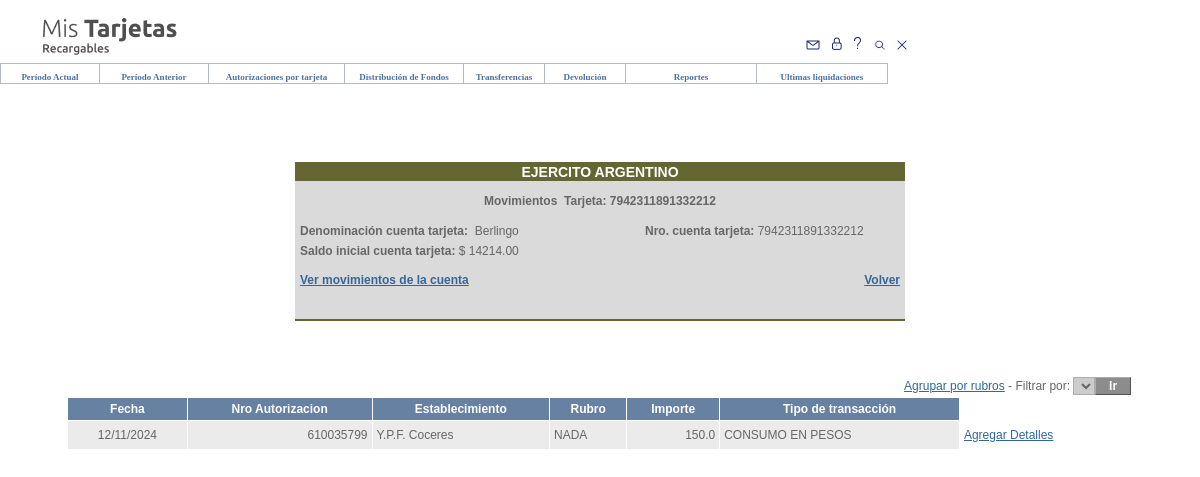
Before: /costcenter/costcenter/detalle_tarjeta_mes_actual/7942311891332212/ (signed in) with the older database file.
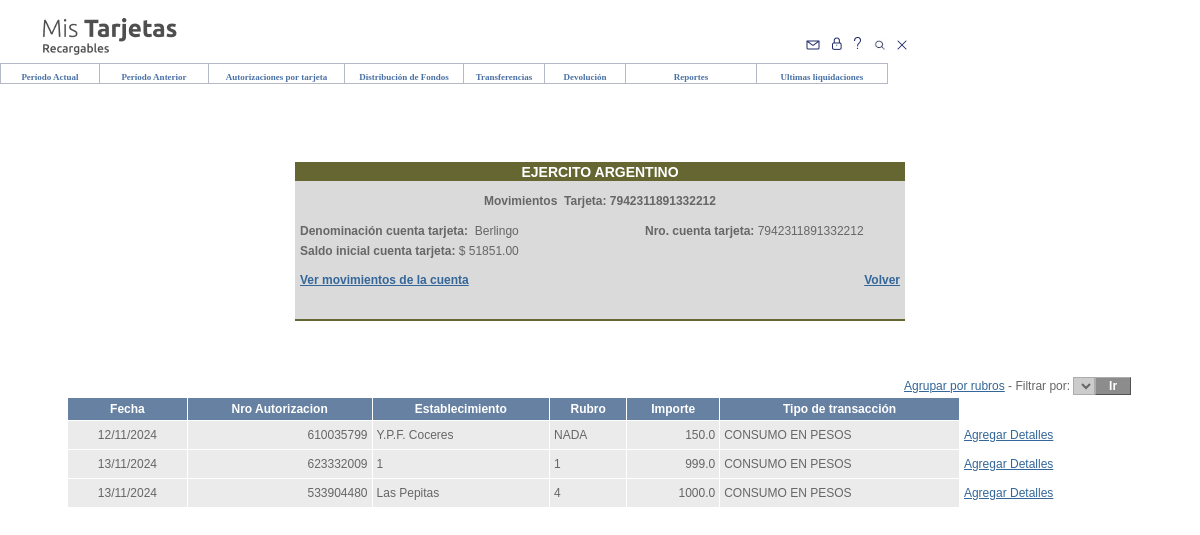
After: the same page with the newer database file.
### costcenter/models.py (models this page shows, shortened)
class Consumo(models.Model):
    card = models.ForeignKey(Cards, on_delete=models.CASCADE)
    consumo_id = models.BigIntegerField(unique=True, primary_key=True,editable=False)
    establecimiento = models.CharField(max_length=30)
    importe = models.FloatField(validators=[MinValueValidator(0)])
    rubro = models.CharField(max_length=30)
    consumo_date = models.DateTimeField(blank=False,null=False)
    tipo_de_gasto = models.CharField(max_length=50,blank=True,null=True)
    cantidad = models.FloatField(blank=True,null=True)
    un_med = models.CharField(max_length=50,blank=True,null=True)
    clase = models.CharField(max_length=50, blank=True, null=True)
    monto_parcial = models.FloatField(blank=True,null=True)
    nro_factura = models.IntegerField(blank=True,null=True)
    nro_movil = models.IntegerField(blank=True,null=True)
    odometro = models.FloatField(blank=True,null=True)
    num_ticket = models.IntegerField(blank=True,null=True)
    class Meta:
        verbose_name = "Consumo"
        verbose_name_plural = "Consumos"

### costcenter/views.py (the view)
# urls.py: path('costcenter/detalle_tarjeta_mes_actual/<int:tarjeta>/', detalle_tarjeta_mes_actual, name='detalle_tarjeta_mes_actual'),
def detalle_tarjeta_mes_actual(request, tarjeta):
    mes_actual = datetime.now().month
    anio_actual = datetime.now().year
    card = get_object_or_404(Cards, card_number=tarjeta, user=request.user)
    consumos = Consumo.objects.filter(
        card=card,
        consumo_date__month=mes_actual,
        consumo_date__year=anio_actual
    )
    total_consumo = consumos.aggregate(total=Sum('importe'))['total'] or 0.0
    saldo_inicial = card.money - total_consumo
    if request.method == 'POST':
        form = ConsumoForm(request.POST)
        if form.is_valid():
            nuevo_consumo = form.save(commit=False)
            nuevo_consumo.card = card
            nuevo_consumo.consumo_date = datetime.now()  # Fecha actual para el nuevo consumo
            nuevo_consumo.save()
            return redirect('detalle_tarjeta_mes_actual', tarjeta=tarjeta)
    else:
        form = ConsumoForm()
    context = {
        'card': card,
        'saldo_inicial': saldo_inicial,
        'consumos': consumos,
        'total_consumo': total_consumo,
        'form': form,
    }
    return render(request, 'costcenter/PeriodoActual/detalle_tarjeta_mes.html', context)

### costcenter/forms.py
class ConsumoForm(forms.ModelForm):
    class Meta:
        model = Consumo
        fields = ['tipo_de_gasto', 'cantidad', 'un_med', 'clase', 'monto_parcial', 'nro_factura', 'nro_movil', 'odometro']

### templates/costcenter/PeriodoActual/detalle_tarjeta_mes.html (shortened to what the changed rows need)
{% extends 'base.html' %}
{% load static %}
{% block body %}
<link href="{% static 'media/styles.css' %}" rel="stylesheet" type="text/css">
<link href="{% static 'media/TablasStyles.css' %}" rel="stylesheet" type="text/css">
            <LINK href="https://prismanet.prismamediosdepago.com/recargables/media/paginator.css" rel="stylesheet" type="text/css">
        <BR><TABLE border="0" cellpadding="0" cellspacing="0" width="100%"><TR><TD><TABLE border="0" cellpadding="0" cellspacing="0" width="100%"><TR><TD height="224" valign="top" width="83%"><BR><BR><TABLE align="center" border="0" cellpadding="0" cellspacing="0" width="610"><TR bgcolor="#B0C0D0"><TD align="left" bgcolor="#B0C0D0" class="TablaRows2" height="20" style="padding-left:5px"><STRONG>Saldo inicial cuenta tarjeta:</STRONG><SPAN style="font-weight:normal;">&nbsp;$&nbsp;{{ saldo_inicial|floatformat:2 }}</SPAN></TD></TR></TABLE><BR><BR><BR><TABLE align="center" border="0" cellpadding="4" cellspacing="1" class="paginated" width="90%"><THEAD><TR bgcolor="#383468">
                <TD align="center" class="TablaHeader" rowspan="2"><STRONG>Fecha</STRONG></TD><TD align="center" class="TablaHeader" rowspan="2"><STRONG>Nro Autorizacion</STRONG></TD><TD align="center" class="TablaHeader" rowspan="2"><STRONG>Establecimiento</STRONG></TD><TD align="center" class="TablaHeader" rowspan="2"><STRONG>Rubro</STRONG></TD><TD align="center" class="TablaHeader" rowspan="2"><STRONG>Importe</STRONG></TD><TD align="center" class="TablaHeader" rowspan="2"><STRONG>Tipo de transacci&oacute;n</STRONG></TD></TR></THEAD><TFOOT></TFOOT>
                {% for consumo in consumos %}
                <TBODY>
                    <TR bgcolor="#fffffd">
                        <TD align="center" class="TablaRows" height="20" valign="middle">
                            {{ consumo.consumo_date|date:"d/m/Y" }}
                        </TD>
                        <TD align="right" class="TablaRows" height="20">
                            {{ consumo.consumo_id }}
                        </TD>
                        <TD class="TablaRows" height="20" valign="middle">
                            {{ consumo.establecimiento }}
                        </TD>
                        <TD class="TablaRows" height="20" valign="middle">
                            {{ consumo.rubro }}
                        </TD>
                        <TD align="right" class="TablaRows" height="20" nowrap>
                            {{ consumo.importe }}
                        </TD>
                        <TD class="TablaRows" height="20">
                            CONSUMO EN PESOS
                        </TD>
                        <TD class="TablaRows" height="20" style="background-color: white;" >
                            <a href="{% url 'agregar_detalle' consumo.consumo_id %}" >Agregar Detalles</a>
                        </TD>
                    </TR>
                {% endfor %}
                </TBODY>
{% endblock %}

Changed rows visible on the page:
added Consumo: consumo_date "13/11/2024", consumo_id "623332009", establecimiento "1", rubro "1", importe "999.0"
added Consumo: consumo_date "13/11/2024", consumo_id "533904480", establecimiento "Las Pepitas", rubro "4", importe "1000.0"
Other visible differences:
{{ saldo_inicial|floatformat:2 }}: "14214.00" → "51851.00"
